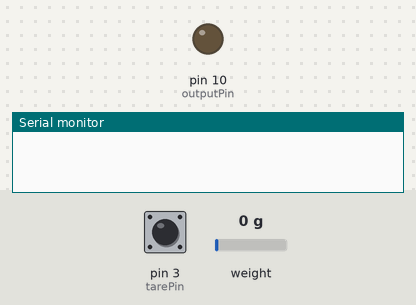
Bench run of a sketch on a simulated Arduino Uno, built with avr-gcc and run on an emulated ATmega328P. Shown: output pins drawn as LEDs (lit = HIGH), the last lines printed to the serial monitor. Inputs (shaded band) come from the test bench; at power-on: weight on the scale 0 g, pin 3 (tarePin) HIGH.

Above: at 2.2 s.
2.3 s: weight on the scale set to 96 g
5.1 s: weight on the scale set to 113 g
At 5.6 s:
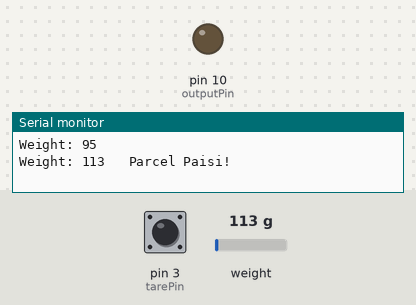
8.7 s: pin 3 (tarePin) pulled LOW for 2.45 s
At 10.3 s:
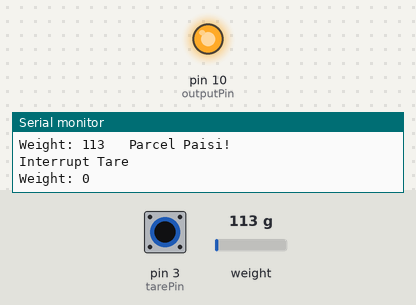
12.6 s: weight on the scale set to 194 g
15.4 s: weight on the scale set to 236 g
At 16.3 s:
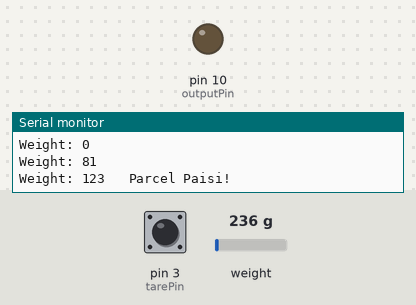
18.2 s: weight on the scale set to 100 g
At 20.7 s:
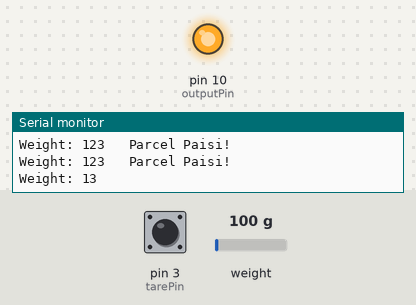
Timing chart, 0 to 22.2 s (numbered marks = the images above; inputs shaded):
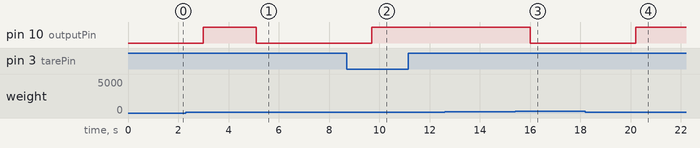

Measured:
- the behaviour switches between 214 and 215 g on weight on the scale (found by bisection; images 2 and 3)
- after the input at 5.1 s, pin 10 (outputPin): HIGH → LOW at once
- after the input at 8.7 s, pin 10 (outputPin): LOW → HIGH after 1.0 s
- after the input at 15.4 s, pin 10 (outputPin): HIGH → LOW after 0.60 s
- after the input at 18.2 s, pin 10 (outputPin): LOW → HIGH after 2.0 s

The sketch:

weight_thresholding_for_arduino_nano.ino
```cpp
#include <Arduino.h>
#include "HX711.h"

// HX711 circuit wiring
const int LOADCELL_DOUT_PIN = A4;
const int LOADCELL_SCK_PIN = A5;

#define lightWeight 500
#define moderateWeight 1500
#define heavyWeight 3000

#define lightWeightVoltage 500
#define moderateWeight 1500
#define heavyWeight 3000

#define weightThreshold 100
int weightDetect = 0;

long reading = 0;
int weight = 0;
int voltage = 0;
int tarePin = 3;
#define outputPin 10
HX711 scale;


void setup() {
  Serial.begin(57600);
  pinMode(outputPin, OUTPUT);
  pinMode(tarePin, INPUT_PULLUP);
  // Serial.println("HX711 Demo");
  // Serial.println("Initializing the scale");

  scale.begin(LOADCELL_DOUT_PIN, LOADCELL_SCK_PIN);
  attachInterrupt(digitalPinToInterrupt(tarePin), tare, FALLING);
  // Serial.println("Before setting up the scale:");
  // Serial.print("read: \t\t");
  // Serial.println(scale.read());      // print a raw reading from the ADC

  // Serial.print("read average: \t\t");
  // Serial.println(scale.read_average(20));   // print the average of 20 readings from the ADC

  // Serial.print("get value: \t\t");
  // Serial.println(scale.get_value(5));   // print the average of 5 readings from the ADC minus the tare weight (not set yet)

  // Serial.print("get units: \t\t");
  // Serial.println(scale.get_units(5), 1);  // print the average of 5 readings from the ADC minus tare weight (not set) divided
  //           // by the SCALE parameter (not set yet)

  scale.set_scale(349.3);
  //scale.set_scale(-471.497);                      // this value is obtained by calibrating the scale with known weights; see the README for details
  scale.tare();               // reset the scale to 0

  // Serial.println("After setting up the scale:");

  // Serial.print("read: \t\t");
  // Serial.println(scale.read());                 // print a raw reading from the ADC

  // Serial.print("read average: \t\t");
  // Serial.println(scale.read_average(20));       // print the average of 20 readings from the ADC

  // Serial.print("get value: \t\t");
  // Serial.println(scale.get_value(5));   // print the average of 5 readings from the ADC minus the tare weight, set with tare()

  // Serial.print("get units: \t\t");
  // Serial.println(scale.get_units(5), 1);        // print the average of 5 readings from the ADC minus tare weight, divided
  //           // by the SCALE parameter set with set_scale

  // Serial.println("Readings:");
}

void loop() {
  // Serial.print("one reading:\t");
  // Serial.print(scale.get_units(), 1);
  // Serial.print("\t| average:\t");
  reading = scale.get_units(20);
  reading = abs(reading);
  if(reading > 100)
    {
    digitalWrite(outputPin, LOW);
    weightDetect = 1;
    }
  else
  {
    weightDetect = 0;
   digitalWrite(outputPin, HIGH);
  }
  // if(reading < lightWeight)
  //   voltage = 100;
  // else if(reading > lightWeight && reading < heavyWeight)
  //   voltage = 300;
  // else
  //   voltage = 650;

  // voltage = map(reading, 0, 5000, 0,650);
  //voltage = constrain(voltage, 0,650);
  //analogWrite(outputPin, voltage);

  if(weightDetect)
  {
    Serial.print("Weight: ");
    Serial.print(reading);
    Serial.println("\t Parcel Paisi!");
  // Serial.println(voltage);
  }
  else {
      Serial.print("Weight: ");
    Serial.println(reading);
  }


  delay(100);
}

void tare()
{
  scale.tare();
  Serial.println("Interrupt Tare");
}
```
